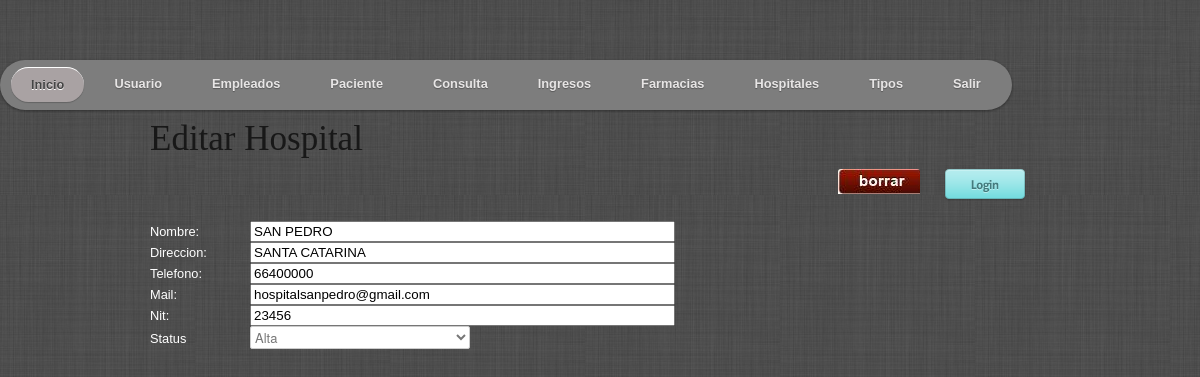
Screenshot of /redHospitalaria/Hospitales/editHospital.php?Id=2 (signed in) with the database file from the repository.
### tables this page shows
CREATE TABLE `hospital` (
  `HOSPITAL` int(11) NOT NULL,
  `NOMBRE` varchar(150) NOT NULL,
  `DIRECCION` varchar(100) NOT NULL,
  `TELEFONO` varchar(25) NOT NULL,
  `MAIL` varchar(75) NOT NULL,
  `NIT` varchar(20) NOT NULL,
  `ESTATUS` char(1) NOT NULL,
  PRIMARY KEY (`HOSPITAL`)
);

### redHospitalaria/Hospitales/editHospital.php (the view, shortened to what this page needs)
<!DOCTYPE html>
<html>
<head>
				<link rel="stylesheet" href="../css/base.css">
				<link rel="stylesheet" href="../css/skeleton.css">
				<link rel="stylesheet" href="../css/layout.css">
				<link rel="stylesheet" href="../css/principal.css">
</head>
<body>
<?php include("../includes/menu.php"); ?>
<?php
					$uhospital = $_GET["Id"];
					$unombre="";
					$udireccion="";
					$utelefono="";
					$umail="";
					$unit="";
					if (isset($uhospital))
					{
			$result = mysql_query("SELECT HOSPITAL, NOMBRE, DIRECCION, TELEFONO, MAIL, NIT, ESTATUS FROM redhospitalaria.hospital WHERE HOSPITAL = ".$uhospital.";");
			if ($result ==0)
			{
			echo "Error";
			}else
			{
			$row_array = mysql_fetch_array($result);
			$unombre=$row_array[1];
			$udireccion=$row_array[2];
			$utelefono=$row_array[3];
			$umail=$row_array[4];
			$unit=$row_array[5];
		}
	}
?>
	<form method="POST">
		<table  width="900">
			<h2>Editar Hospital</h2>
			<tr>
			<td color="white">Nombre: </td>
			<td width="800" ><input size="50" name ="NOMBRE" value= "<?php echo $unombre?>"></td>
			</tr>
			<tr>
			<td color="white">Direccion: </td>
			<td><input size="50" name ="DIRECCION" value= "<?php echo $udireccion?>"></td>
			</tr>
			<tr>
			<td color="white">Telefono: </td>
			<td><input size="50" name ="TELEFONO" value= "<?php echo $utelefono?>"></td>
			</tr>
			<tr>
			<td color="white">Mail: </td>
			<td><input size="50" name ="MAIL" value= "<?php echo $umail?>"></td>
			</tr>
			<tr>
			<td color="white">Nit: </td>
			<td><input size="50" name ="NIT" value= "<?php echo $unit?>"></td>
			</tr>
				<tr>
				<td>Status</td>
							<td>
								<SELECT name="ESTATUS">
								<OPTION SELECTED VALUE = "A">Alta
								<OPTION VALUE= "B">Baja
								</SELECT>
							</td>
				</tr>
        								<button name="entrar" type="submit" ></button>
										<button id="borrar" type="reset"></button>
		</table>
	</form>
</body>
</html>

### redHospitalaria/css/base.css (style rules this page uses)
html, body, div, span, applet, object, iframe, h1, h2, h3, h4, h5, h6, p, blockquote, pre, a, abbr, acronym, address, big, cite, code, del, dfn, em, img, ins, kbd, q, s, samp, small, strike, strong, sub, sup, tt, var, b, u, i, center, dl, dt, dd, ol, ul, li, fieldset, form, label, legend, table, caption, tbody, tfoot, thead, tr, th, td, article, aside, canvas, details, embed, figure, figcaption, footer, header, hgroup, menu, nav, output, ruby, section, summary, time, mark, audio, video { margin: 0; padding: 0; border: 0; font-size: 100%; font: inherit; vertical-align: baseline; }
body { line-height: 1; }
table { border-collapse: collapse; border-spacing: 0; }
body { background: url(../images/bg.jpg) #10a5d3; font: 14px/21px "HelveticaNeue", "Helvetica Neue", Helvetica, Arial, sans-serif; color: #444; -webkit-font-smoothing: antialiased; -webkit-text-size-adjust: none; }
h1, h2, h3, h4, h5, h6 { color: #181818; font-family: "Georgia", "Times New Roman", Helvetica, Arial, sans-serif; font-weight: normal; }
h2 { font-size: 35px; line-height: 40px; margin-bottom: 10px; }
a.button, button { background: #eee; background: -moz-linear-gradient(top, rgba(255,255,255,.2) 0%, rgba(0,0,0,.2) 100%); background: -webkit-gradient(linear, left top, left bottom, color-stop(0%,rgba(255,255,255,.2)), color-stop(100%,rgba(0,0,0,.2))); background: -webkit-linear-gradient(top, rgba(255,255,255,.2) 0%,rgba(0,0,0,.2) 100%); background: -o-linear-gradient(top, rgba(255,255,255,.2) 0%,rgba(0,0,0,.2) 100%); background: -ms-linear-gradient(top, rgba(255,255,255,.2) 0%,rgba(0,0,0,.2) 100%); background: linear-gradient(top, rgba(255,255,255,.2) 0%,rgba(0,0,0,.2) 100%); border: 1px solid #aaa; border-top: 1px solid #ccc; border-left: 1px solid #ccc; padding: 4px 12px; -moz-border-radius: 3px; -webkit-border-radius: 3px; border-radius: 3px; color: #444; display: inline-block; font-size: 11px; font-weight: bold; text-decoration: none; text-shadow: 0 1px rgba(255, 255, 255, .75); cursor: pointer; margin-bottom: 20px; line-height: 21px; font-family: "HelveticaNeue", "Helvetica Neue", Helvetica, Arial, sans-serif; }
form { margin-bottom: 20px; }
input[type="text"], input[type="password"], input[type="email"], textarea, select { border: 1px solid #ccc; padding: 6px 4px; outline: none; -moz-border-radius: 2px; -webkit-border-radius: 2px; border-radius: 2px; font: 13px "HelveticaNeue", "Helvetica Neue", Helvetica, Arial, sans-serif; color: #777; margin: 0; width: 210px; max-width: 100%; display: block; margin-bottom: 20px; background: #fff; }
select { padding: 0; }
select { width: 220px; }

### redHospitalaria/css/layout.css (style rules this page uses)
button { background:url(../images/login.png) no-repeat; width:82px; height:32px; border:0px; float: right; margin-right: 24px; }
#borrar { background:url(../images/borrar.png) no-repeat; width:82px; height:32px; border:0px; float: right; margin-right: 24px; }

### redHospitalaria/css/principal.css (style rules this page uses)
body { font: normal .8em/1.5em Arial, Helvetica, sans-serif; background: url(../images/bg.jpg) #ebebeb; width: 900px; margin: 100px auto; color: #666; }

### rows the page displays
hospital: NOMBRE "SAN PEDRO", DIRECCION "SANTA CATARINA", TELEFONO "66400000", MAIL "hospitalsanpedro@gmail.com", NIT "23456"
